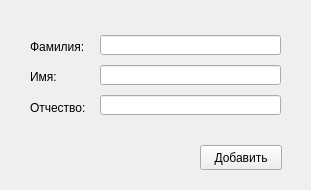
<?xml version="1.0" encoding="UTF-8"?>
<ui version="4.0">
 <class>AddStudentDialog</class>
 <widget class="QMainWindow" name="AddStudentDialog">
  <property name="geometry">
   <rect>
    <x>0</x>
    <y>0</y>
    <width>311</width>
    <height>190</height>
   </rect>
  </property>
  <property name="minimumSize">
   <size>
    <width>311</width>
    <height>190</height>
   </size>
  </property>
  <property name="maximumSize">
   <size>
    <width>311</width>
    <height>190</height>
   </size>
  </property>
  <property name="windowTitle">
   <string>Добавить студента</string>
  </property>
  <widget class="QWidget" name="centralwidget">
   <widget class="QLabel" name="label">
    <property name="geometry">
     <rect>
      <x>30</x>
      <y>40</y>
      <width>54</width>
      <height>14</height>
     </rect>
    </property>
    <property name="text">
     <string>Фамилия: </string>
    </property>
   </widget>
   <widget class="QLabel" name="label_2">
    <property name="geometry">
     <rect>
      <x>30</x>
      <y>70</y>
      <width>54</width>
      <height>14</height>
     </rect>
    </property>
    <property name="text">
     <string>Имя: </string>
    </property>
   </widget>
   <widget class="QLabel" name="label_3">
    <property name="geometry">
     <rect>
      <x>30</x>
      <y>100</y>
      <width>71</width>
      <height>16</height>
     </rect>
    </property>
    <property name="text">
     <string>Отчество: </string>
    </property>
   </widget>
   <widget class="QLineEdit" name="SecondNameEdit">
    <property name="geometry">
     <rect>
      <x>100</x>
      <y>35</y>
      <width>181</width>
      <height>20</height>
     </rect>
    </property>
   </widget>
   <widget class="QLineEdit" name="FirstNameEdit">
    <property name="geometry">
     <rect>
      <x>100</x>
      <y>65</y>
      <width>181</width>
      <height>20</height>
     </rect>
    </property>
   </widget>
   <widget class="QLineEdit" name="LastNameEdit">
    <property name="geometry">
     <rect>
      <x>100</x>
      <y>95</y>
      <width>181</width>
      <height>20</height>
     </rect>
    </property>
   </widget>
   <widget class="QPushButton" name="AddBtn">
    <property name="geometry">
     <rect>
      <x>200</x>
      <y>145</y>
      <width>82</width>
      <height>25</height>
     </rect>
    </property>
    <property name="text">
     <string>Добавить</string>
    </property>
   </widget>
  </widget>
 </widget>
 <resources/>
 <connections/>
</ui>
